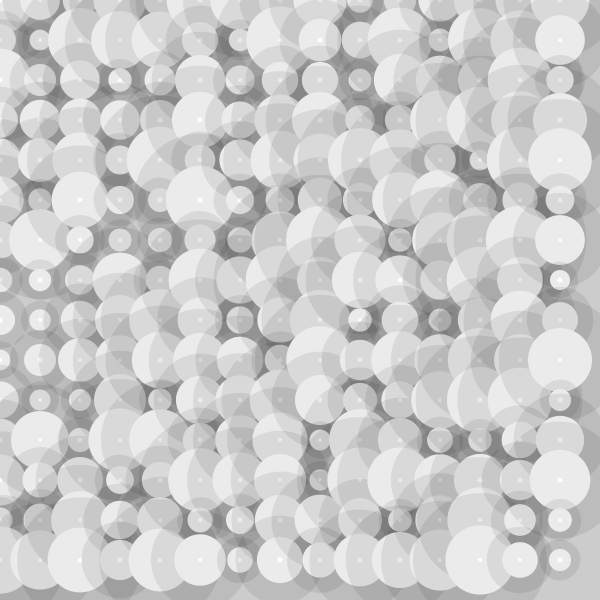
Frame 1 (no input)
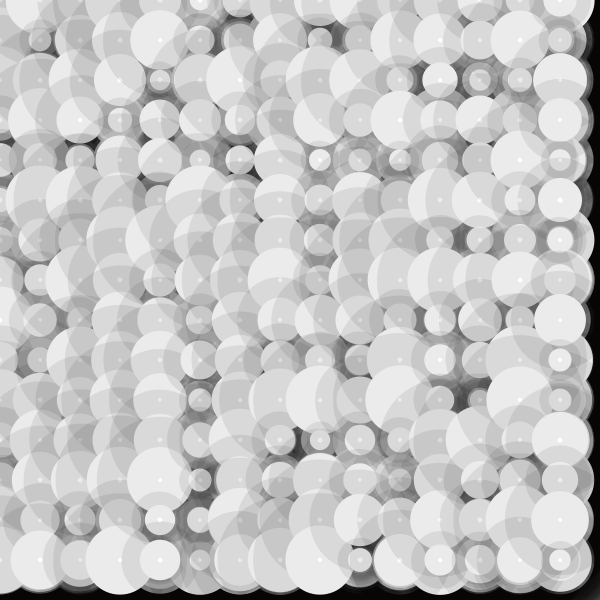
Frame 60 (the mouse pressed at the canvas centre just before this capture)
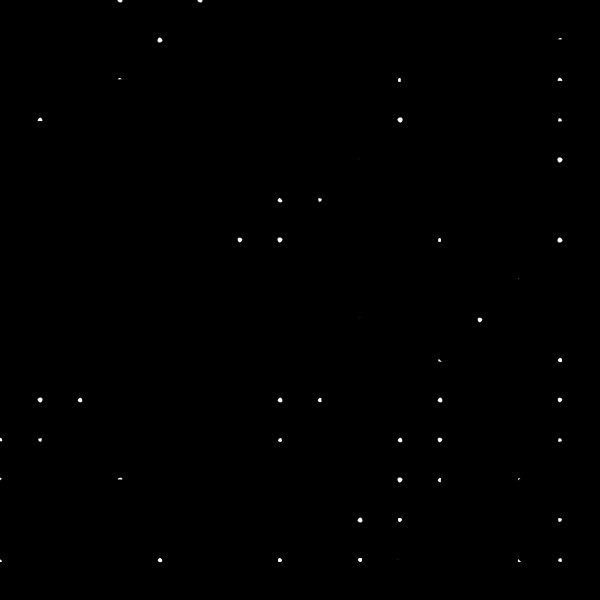
Frame 120 (the mouse held since frame 60 and released just before this capture)

The Processing sketch that drew these frames (run headless with seeded random() and noise(); from frame 60 on, the mouse is pressed at the canvas centre):

// Processing sketch: processing_62875
// ── processing_62875.pde

/*

Jerod Rivera 
Mediatecture Wk3 HW
-------------------

Using for loops, objects and mouse X,Y

*/



float x, y;
float xmove, ymove;

void setup() {
  frameRate(20);
  size(600, 600);

  noFill();

  x += xmove;
  y += ymove;

  xmove = random(300);
  ymove = random(60);
}



void draw() {



  for (int i=0; i<width; i+=40)
  {
    for (int j=0; j<height; j+=40)
    {

      smooth();

      float r = random(50);
      fill(255);
      // rect(0,0,500,500);

      stroke(0, 20+mouseX);
      strokeWeight(r+ymove);
      ellipse(i, j, 20+r, 20+r);

      
    }
  }
}
